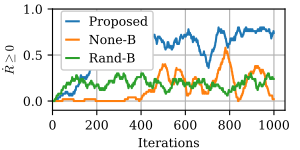

Reproduce this figure in Python.
import os
import pandas as pd
import numpy as np
import matplotlib.pyplot as plt
from sim_src.util import GET_LOG_PATH_FOR_SIM_SCRIPT

FONT_SIZE = 9
fig_width_px = 300
fig_height_px = 150
dpi = 100  # Typical screen DPI, adjust if necessary
fig_width_in = fig_width_px / dpi
fig_height_in = fig_height_px / dpi

plt.rc('font', family='serif')
plt.rc('mathtext', fontset='cm')
plt.rc('font', size=FONT_SIZE)  # Default font size
plt.rc('axes', titlesize=FONT_SIZE)  # Font size of the axes title
plt.rc('axes', labelsize=FONT_SIZE)  # Font size of the x and y labels
plt.rc('xtick', labelsize=FONT_SIZE)  # Font size of the tick labels
plt.rc('ytick', labelsize=FONT_SIZE)  # Font size of the tick labels
plt.rc('legend', fontsize=FONT_SIZE)  # Font size for legends

from working_dir_path import get_controller_path
current_dir = os.path.dirname(os.path.abspath(__file__))

def moving_average(data, window_size=50):
    return np.convolve(data, np.ones(window_size)/window_size, mode='full')




data_name_list = ["Proposed","None-B","Rand-B"]

log_path_list = []
log_path_list.append(os.path.join(get_controller_path(),"sim_alg/train_and_test_es_with_dhf/log-train_es_ggm_dhf/train_es_ggm_dhf-2024-December-09-10-21-18-ail/ES_GGM.reward.final.txt"))
log_path_list.append(os.path.join(get_controller_path(),"sim_alg/train_and_test_es_with_dhf/log-train_es_ggm_all/train_es_ggm_all-2024-December-08-22-37-53-ail/ES_GGM.reward.final.txt"))
log_path_list.append(os.path.join(get_controller_path(),"sim_alg/train_and_test_es_with_dhf/log-train_es_ggm_nhf/train_es_ggm_nhf-2024-December-09-10-18-20-ail/ES_GGM.reward.final.txt"))

# Plot the data
fig, axs = plt.subplots(1,1,)
fig.set_size_inches(fig_width_in, fig_height_in)  # 3.5 inches width, height adjusted to maintain aspect ratio

markers = ['v', '^', 'o','+']  # Different markers for each line
# p_names = [r'a',r'b']
lines = []

for t in range(len(log_path_list)):
    data_file = os.path.join(log_path_list[t])
    data = np.genfromtxt(data_file, delimiter=',')
    line, = axs.plot(moving_average(data[:,3]>0)[0:1000],linewidth=1.5,markerfacecolor='none')
    lines.append(line)
    # lines.append(line)

axs.set_position([0.175, 0.265, 0.775, 0.675])
# Add labels and title
axs.set_xlabel(r'Iterations')
axs.grid(True)



# axs[0].set_ylabel(r'Number of iterations')
axs.set_ylabel(r'$\dot{R}\geq 0$')

axs.set_ylim(-0.1, 1.0)
axs.set_xlim(0, 1050)


# Add a legend
fig.legend(lines, data_name_list ,fontsize=FONT_SIZE, loc='lower left', bbox_to_anchor=(0.2, 0.525, 0.2, 0.1),ncol = 1 ,borderaxespad=0.1,handlelength=1,fancybox=True, framealpha=1, columnspacing=0.5)
# axs[0].legend(fontsize=8, loc='lower left', bbox_to_anchor=(0, 1.02, 5,0.1), ncol=3,borderaxespad=0.)
# plt.subplots_adjust(left=0.175, right=0.95,bottom=0.175,top=0.95)


# Save the figure as a PDF
output_path = os.path.join(current_dir, os.path.splitext(os.path.basename(__file__))[0]) + '.pdf'

fig.savefig(output_path, format='pdf', pad_inches=0.)

# Display the plot
plt.show()
